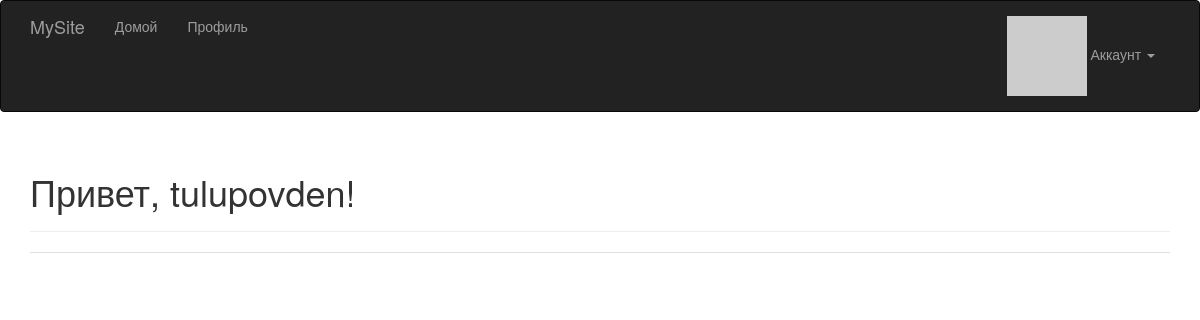
Page / (signed in) on the earlier database version.
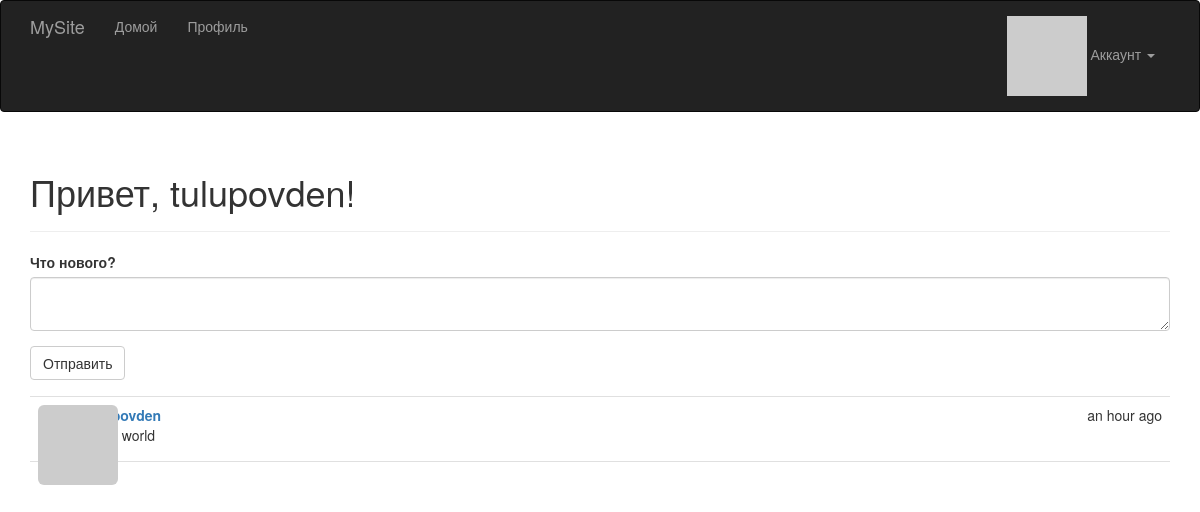
Same page on the later database version.
### app/models.py (models this page shows, shortened)
class Post(db.Model):
    __tablename__ = 'posts'
    id = db.Column(db.Integer, primary_key=True)
    body = db.Column(db.Text)
    timestamp = db.Column(db.DateTime, index=True, default=datetime.utcnow)
    author_id = db.Column(db.Integer, db.ForeignKey('users.id'))

class User(UserMixin, db.Model):
    __tablename__ = 'users'
    id = db.Column(db.Integer, primary_key=True)
    email = db.Column(db.String(64), unique=True, index=True)
    username = db.Column(db.String(64), unique=True, index=True)
    role_id = db.Column(db.Integer, db.ForeignKey('roles.id'))
    password_hash = db.Column(db.String(128))
    confirmed = db.Column(db.Boolean, default=False)
    name = db.Column(db.String(64))
    location = db.Column(db.String(64))
    about_me = db.Column(db.Text())
    member_since = db.Column(db.DateTime(), default=datetime.utcnow)
    last_seen = db.Column(db.DateTime(), default=datetime.utcnow)
    avatar_hash = db.Column(db.String(32))
    posts = db.relationship('Post', backref='author', lazy='dynamic')
    @property
    def password(self):
        raise AttributeError('password is not a readable attribute')
    def can(self, perm):
        return self.role is not None and self.role.has_permission(perm)
    def ping(self):
        self.last_seen = datetime.utcnow()
        db.session.add(self)
    def gravatar_hash(self):
        return hashlib.md5(self.email.lower().encode('utf-8')).hexdigest()
    def gravatar(self, size=100, default='identicon', rating='g'):
        url = 'https://secure.gravatar.com/avatar'
        hash = self.avatar_hash or self.gravatar_hash()
        return '{url}/{hash}?s={size}&d={default}&r={rating}'.format(
            url=url, hash=hash, size=size, default=default, rating=rating)

### app/main/views.py (the view)
@main.route('/', methods=['GET', 'POST'])
def index():
    form = PostForm()
    if current_user.can(Permission.WRITE) and form.validate_on_submit():
        post = Post(body=form.body.data,
                    author=current_user._get_current_object())
        db.session.add(post)
        db.session.commit()
        return redirect(url_for('.index'))
    posts = Post.query.order_by(Post.timestamp.desc()).all()
    return render_template('index.html', form=form, posts=posts)

### app/main/forms.py
class PostForm(FlaskForm):
    body = TextAreaField("Что нового?", validators=[DataRequired()])
    submit = SubmitField('Отправить')

### app/auth/views.py (called while the page is built)
@auth.before_app_request
def before_request():
    if current_user.is_authenticated:
        current_user.ping()
        if not current_user.confirmed \
                and request.endpoint \
                and request.blueprint != 'auth' \
                and request.endpoint != 'static':
            return redirect(url_for('auth.unconfirmed'))

### app/main/__init__.py (called while the page is built)
@main.app_context_processor
def inject_permissions():
    return dict(Permission=Permission)

### app/models.py (called while the page is built)
@login_manager.user_loader
def load_user(user_id):
    return User.query.get(int(user_id))

    def has_permission(self, perm):
        return self.permissions & perm == perm

### app/templates/index.html (shortened to what this page needs)
{% extends "base.html" %}
{% import "bootstrap/wtf.html" as wtf %}
{% block page_content %}
<div class="page-header">
        <h1>Привет, {% if current_user.is_authenticated %}{{ current_user.username }}{% else %}Незнакомец{% endif %}!</h1>
</div>
<div>
    {% if current_user.can(Permission.WRITE) %}
    {{ wtf.quick_form(form) }}
    {% endif %}
</div>
{% include '_posts.html' %}
{% endblock %}

### app/templates/_posts.html
<ul class="posts">
    {% for post in posts %}
    <li class="post">
        <div class="post-thumbnail">
            <a href="{{ url_for('.user', username=post.author.username) }}">
                <img class="img-rounded profile-thumbnail" src="{{ post.author.gravatar(size=40) }}">
            </a>
        </div>
        <div class="post-content">
            <div class="post-date">{{ moment(post.timestamp).fromNow() }}</div>
            <div class="post-author"><a href="{{ url_for('.user', username=post.author.username) }}">{{ post.author.username }}</a></div>
            <div class="post-body">{{ post.body }}</div>
        </div>
    </li>
    {% endfor %}
</ul>

Differences in the rows shown:
added Post: timestamp "an hour ago", author.username "tulupovden", body "Hello world"
Other differences:
form field submit: (not shown) → "Отправить"
text now shown: "Что нового?"
